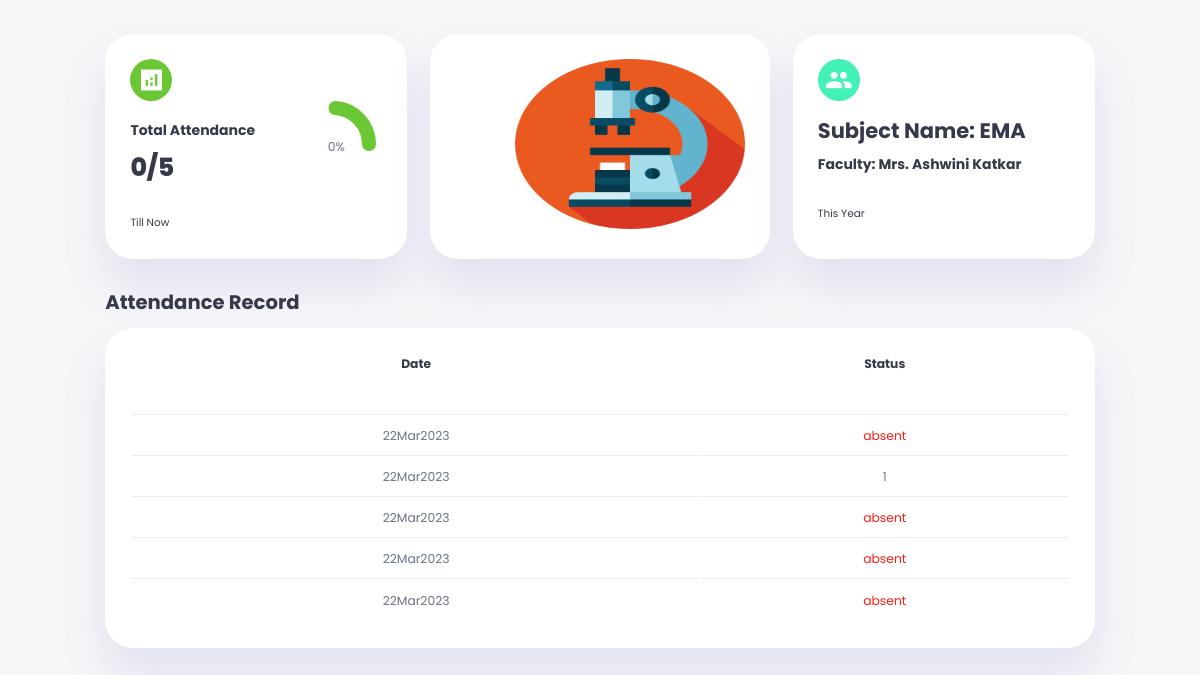
Page /sub_atten/Sub_ema.php (signed in) on the committed database.
### tables this page shows
CREATE TABLE `ema` (
  `Rollno` int NOT NULL,
  `Name` varchar(50) NOT NULL,
  `L1` varchar(20) NOT NULL,
  `L2` varchar(255) NOT NULL DEFAULT 'absent',
  `L3` varchar(255) NOT NULL DEFAULT 'absent',
  `L4` varchar(255) NOT NULL DEFAULT 'absent',
  `L5` varchar(255) NOT NULL DEFAULT 'absent',
  `L6` varchar(255) NOT NULL DEFAULT 'absent'
);

### sub_atten/SubjectP.php (called while the page is built, shortened)
<?php
function getTotalPresentCount($tableName) {
  require('db_connect.php');
    $result = $conn->query("SHOW COLUMNS FROM $tableName");
    $columns = array();
    if ($result->num_rows > 0) {
        while ($row = $result->fetch_assoc()) {
            $columnName = $row["Field"];
            if (substr($columnName, 0, 1) === "L") {
                $columns[] = $columnName;
            }
        }
        $TC = count($columns);
    } else {
        echo "Error: No columns found in table '$tableName'";
        exit();
    }
    $sql = "SELECT ";
    $caseStatements = array();
    foreach ($columns as $column) {
        $caseStatements[] = "(CASE WHEN $column = 'present' THEN 1 ELSE 0 END)";
    }
    $sqltest = mysqli_query($conn, "SELECT * FROM users WHERE unique_id = {$_SESSION['unique_id']}");
    if (mysqli_num_rows($sqltest) > 0) {
        $row = mysqli_fetch_assoc($sqltest);
    }
    $name = $row['fname'];
    $sql .= implode(" + ", $caseStatements) . " AS total_present FROM $tableName WHERE name = '$name' LIMIT 1";
    $result = $conn->query($sql);
    if (!$result) {
        echo "Error: " . $sql . "<br>" . $conn->error;
    } else {
        if ($result->num_rows > 0) {
            while($row = $result->fetch_assoc()) {
                $TPC = $row["total_present"];
                $per = ($TPC / $TC * 100);
                $resultArray = array("TPC" => $TPC, "TC" => $TC, "percentage" => $per);
                return $resultArray;
            }
        } else {
            echo "0 results";
        }
    }
}
$emaResult = getTotalPresentCount("ema");
$emaTPC = $emaResult["TPC"];
$emaTC = $emaResult["TC"];

### sub_atten/Sub_ema.php (the view, shortened to what this page needs)
<!DOCTYPE html>
<html lang="en">
<head>
    <link rel="stylesheet" href="./Sub_attn.css">
</head>
<body>
    <div class="container">
        <aside>
        </aside>
        <main>
            <div class="insights">
                <div class="attendance">
                    <span class="material-icons-sharp">analytics</span>
                    <?php
                    include 'SubjectP.php';
                    $attendance_percentage = round(($emaTPC / ($emaTC-1)) * 100);
                    ?>
                    <div class="middle">
                        <div class="left">
                            <h3>Total Attendance</h3>
                            <h1><?php echo $emaTPC.'/'.($emaTC-1); ?></h1>
                        </div>
                        <div class="progress">
                            <svg>
                                <circle cx='38' cy='38' r='36' style="stroke-dashoffset: calc(228 - (228 * <?php echo $attendance_percentage; ?>) / 100);"></circle>
                            </svg>
                            <div class="number">
                                <p><?php echo $attendance_percentage.'%'; ?></p>
                            </div>
                        </div>
                    </div>
                    <small class="text-mute">Till Now</small>
                </div>
             <div class="Leaves">
                    <div class="middle">
                        <div class="left">
                        <img src="Biology.png" class="img" >
                        </div>
                    </div>
            </div>
            <div class="Leaves">
                    <span class="material-icons-sharp">group</span>
                    <div class="middle">
                        <div class="left">
                            <h2>Subject Name: EMA</h2>
                            <h4>Faculty: Mrs. Ashwini Katkar</h4>
                        </div>
                    </div>
                    <small class="text-mute">This Year</small>
            </div>
</div>
<?php
require('db_connect.php');
$sqltest = mysqli_query($conn, "SELECT * FROM users WHERE unique_id = {$_SESSION['unique_id']}");
        if (mysqli_num_rows($sqltest) > 0) {
            $row = mysqli_fetch_assoc($sqltest);
        }
$name = $row['fname'];
$sql1 = "SELECT * FROM ema WHERE name = '$name'";
$sql2 = "SELECT * FROM ema WHERE name = 'Timestamp'";
$result1 = mysqli_query($conn, $sql1);
$result2 = mysqli_query($conn, $sql2);
if (mysqli_num_rows($result1) > 0 && mysqli_num_rows($result2) > 0) {
    $dates = mysqli_fetch_array($result1, MYSQLI_NUM);
    $statuses = mysqli_fetch_array($result2, MYSQLI_NUM);
    echo '
            <div class="staff-attendance">
            <h2>Attendance Record</h2>
            <table>
            <thead>
                <tr>
                    <th>Date</th>
                    <th>Status</th>
                </tr>
            </thead>
            <tbody>';
            for ($i = 2; $i < count($dates); $i++) {
                if ($dates[$i] == 'absent') {
                    $class = 'warning';
                } elseif ($dates[$i] == 'present') {
                    $class = 'success';
                } else {
                    $class = '';
                }
                echo '<tr>
                        <td>' . substr($statuses[$i], 0, -5) . '</td>
                        <td class="' . $class . '">' . $dates[$i] . '</td>
                      </tr>';
            }
    echo '</tbody>
          </table>
          </div>';
} else {
    echo "No results found.";
}
?>
        </main>
    </div>
</body>
</html>

### sub_atten/Sub_attn.css (style rules this page uses)
:root { --color-primary: #6BC733; --color-danger:#7380ec; --color-success: #41f1b6; --color-warning: #FF1D15; --color-white: #fff; --color-info-dark: #c9cbce; --color-dark: #363949; --color-light: rgba(132, 139, 200, 0.18); --color-primary-variant: #111e88; --color-dark-variant: #677483; --color-background: #f6f6f9; --card-border-radius: 2rem; --border-radius-1: 0.4rem; --border-radius-2: 0.8rem; --border-radius-3: 1.2rem; --card-padding: 1.8rem; --padding-1: 1.2rem; --box-shadow: 0 2rem 3rem var(--color-light); }
* { margin: 0; padding: 0; outline: 0; appearance: none; border: 0; text-decoration: none; box-sizing: border-box; }
html { font-size: 14px; }
body { width: 100vw; height: 100vh; font-family: poppins, sans-serif; font-size: 0.88rem; background: var(--color-background); user-select: none; overflow-x:hidden; color: var(--color-dark); }
.img { margin-left: 60px; width: 230px; height: 170px; }
.container { display: grid; width: 96%; margin: 0 auto; gap: 0.8rem; grid-template-columns: 5rem auto 5rem; }
h1 { font-weight: 800; font-size: 1.8rem; }
h2 { font-size: 1.4rem; }
h3 { font-size: 0.87rem; }
h4 { font-size: 0.8rem; }
small { font-size: 0.75rem; }
p { color: var(--color-dark-variant); }
.warning { color: var(--color-warning); }
aside { height: 100vh; }
main { margin-top: 1.4rem; }
main .insights { display: grid; grid-template-columns: repeat(3, 1fr); gap: 1.6rem; }
main .insights > div { background: var(--color-white); padding: var(--card-padding); border-radius: var(--card-border-radius); margin-top: 1rem; box-shadow: var(--box-shadow); transition: all 300ms ease; }
main .insights > div span { background: var(--color-primary); padding: 0.5rem; border-radius: 50%; color: var(--color-white); font-size: 2rem; }
main .insights > div.Leaves span { background: var(--color-success); }
main .insights > div .middle { display: flex; align-items: center; justify-content: space-between; }
main .insights h2 { margin: 1rem 0 0.6rem; font-size: 1.5rem; }
main .insights h3 { margin: 1rem 0 0.6rem; font-size: 1rem; }
main .insights h4 { margin: 0.5rem 0 0.6rem; font-size: 1rem; }
main .insights .progress { position: relative; width: 92px; height: 92px; border-radius: 50%; }
main .insights svg { width: 7rem; height: 7rem; }
main .insights .progress .number { position: absolute; top: 0; left: 0; height: 100%; width: 100%; display: flex; justify-content: center; align-items: center; }
main .insights small { margin-top: 1.6rem; display: block; }
main .staff-attendance { margin-top: 2rem; }
main .staff-attendance h2 { margin-bottom: 0.8rem; }
main .staff-attendance table { background: var(--color-white); width: 100%; border-radius: var(--card-border-radius); padding: var(--card-padding); text-align: center; box-shadow: var(--box-shadow); transition: all 300ms ease; }
main table tbody td { height: 2.8rem; border-bottom: 1px solid var(--color-light); color: var(--color-dark-variant); }
main table tbody tr:last-child td { border: none; }

### rows in the picture
ema: L2 "22Mar2023", L3 "22Mar2023", L4 "22Mar2023", L5 "22Mar2023", L6 "22Mar2023"
ema: L2 "absent", L3 "1", L4 "absent", L5 "absent", L6 "absent"

### other values in the picture
$emaTPC "0"
$emaTC-1 "5"
$attendance_percentage "0"
